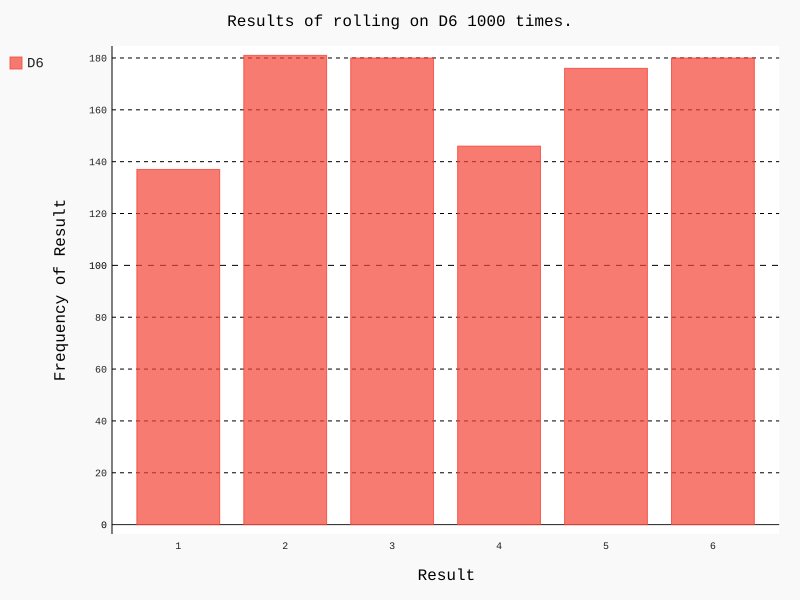

The Python source for this figure:
import pygal
from die import Die


# Create a D6.
die = Die()

# Make some rolls and store results in a list.
results = []
for roll_num in range(1000):
    result = die.roll()
    results.append(result)

# Analyze the results.
frequencies = []
for value in range(1, die.num_sides+1):
    frequency = results.count(value)
    frequencies.append(frequency)

# Visualize the results.
hist = pygal.Bar()

hist.title = "Results of rolling on D6 1000 times."
hist.x_labels = ["1", "2", "3", "4", "5", "6"]
hist.x_title = "Result"
hist.y_title = "Frequency of Result"

hist.add("D6", frequencies)
hist.render_to_file('die_visual.svg')
